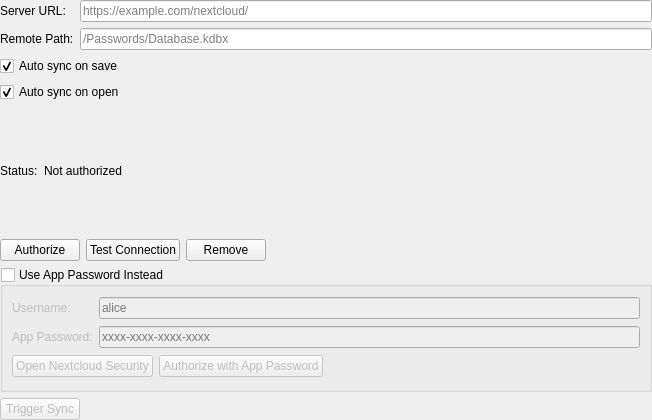
<?xml version="1.0" encoding="UTF-8"?>
<ui version="4.0">
 <class>NextcloudCloudSyncPage</class>
 <widget class="QWidget" name="NextcloudCloudSyncPage">
  <property name="geometry">
   <rect>
    <x>0</x>
    <y>0</y>
    <width>652</width>
    <height>420</height>
   </rect>
  </property>
  <layout class="QGridLayout" name="nextcloudGridLayout">
   <property name="leftMargin">
    <number>0</number>
   </property>
   <property name="topMargin">
    <number>0</number>
   </property>
   <property name="rightMargin">
    <number>0</number>
   </property>
   <property name="bottomMargin">
    <number>0</number>
   </property>
   <item row="0" column="0">
    <widget class="QLabel" name="serverBaseUrlLabel">
     <property name="text">
      <string>Server URL:</string>
     </property>
    </widget>
   </item>
   <item row="0" column="1">
    <widget class="QLineEdit" name="serverBaseUrlEdit">
     <property name="placeholderText">
      <string>https://example.com/nextcloud/</string>
     </property>
    </widget>
   </item>
   <item row="1" column="0">
    <widget class="QLabel" name="remotePathLabel">
     <property name="text">
      <string>Remote Path:</string>
     </property>
    </widget>
   </item>
   <item row="1" column="1">
    <widget class="QLineEdit" name="remotePathEdit">
     <property name="placeholderText">
      <string>/Passwords/Database.kdbx</string>
     </property>
    </widget>
   </item>
   <item row="2" column="0" colspan="2">
    <widget class="QCheckBox" name="syncOnSaveCheckBox">
     <property name="text">
      <string>Auto sync on save</string>
     </property>
     <property name="checked">
      <bool>true</bool>
     </property>
    </widget>
   </item>
   <item row="3" column="0" colspan="2">
    <widget class="QCheckBox" name="syncOnOpenCheckBox">
     <property name="text">
      <string>Auto sync on open</string>
     </property>
     <property name="checked">
      <bool>true</bool>
     </property>
    </widget>
   </item>
   <item row="4" column="0" colspan="2">
    <layout class="QHBoxLayout" name="statusLayout">
     <item>
      <widget class="QLabel" name="statusLabel">
       <property name="text">
        <string>Status:</string>
       </property>
      </widget>
     </item>
     <item>
      <widget class="QLabel" name="authStatusLabel">
       <property name="text">
        <string>Not authorized</string>
       </property>
      </widget>
     </item>
     <item>
      <spacer name="statusSpacer">
       <property name="orientation">
        <enum>Qt::Horizontal</enum>
       </property>
       <property name="sizeHint" stdset="0">
        <size>
         <width>40</width>
         <height>20</height>
        </size>
       </property>
      </spacer>
     </item>
    </layout>
   </item>
   <item row="5" column="0" colspan="2">
    <layout class="QHBoxLayout" name="buttonLayout">
     <item>
      <widget class="QPushButton" name="authorizeButton">
       <property name="text">
        <string>Authorize</string>
       </property>
      </widget>
     </item>
     <item>
      <widget class="QPushButton" name="testConnectionButton">
       <property name="text">
        <string>Test Connection</string>
       </property>
      </widget>
     </item>
     <item>
      <widget class="QPushButton" name="removeButton">
       <property name="text">
        <string>Remove</string>
       </property>
      </widget>
     </item>
     <item>
      <spacer name="buttonSpacer">
       <property name="orientation">
        <enum>Qt::Horizontal</enum>
       </property>
       <property name="sizeHint" stdset="0">
        <size>
         <width>40</width>
         <height>20</height>
        </size>
       </property>
      </spacer>
     </item>
    </layout>
   </item>
   <item row="6" column="0" colspan="2">
    <widget class="QGroupBox" name="appPasswordGroupBox">
     <property name="title">
      <string>Use App Password Instead</string>
     </property>
     <property name="checkable">
      <bool>true</bool>
     </property>
     <property name="checked">
      <bool>false</bool>
     </property>
     <layout class="QGridLayout" name="appPasswordGridLayout">
      <item row="0" column="0">
       <widget class="QLabel" name="loginNameLabel">
        <property name="text">
         <string>Username:</string>
        </property>
       </widget>
      </item>
      <item row="0" column="1">
       <widget class="QLineEdit" name="loginNameEdit">
        <property name="placeholderText">
         <string>alice</string>
        </property>
       </widget>
      </item>
      <item row="1" column="0">
       <widget class="QLabel" name="appPasswordLabel">
        <property name="text">
         <string>App Password:</string>
        </property>
       </widget>
      </item>
      <item row="1" column="1">
       <widget class="QLineEdit" name="appPasswordEdit">
        <property name="echoMode">
         <enum>QLineEdit::Password</enum>
        </property>
        <property name="placeholderText">
         <string>xxxx-xxxx-xxxx-xxxx</string>
        </property>
       </widget>
      </item>
      <item row="2" column="0" colspan="2">
       <layout class="QHBoxLayout" name="appPasswordButtonLayout">
        <item>
         <widget class="QPushButton" name="openSecurityButton">
          <property name="text">
           <string>Open Nextcloud Security</string>
          </property>
         </widget>
        </item>
        <item>
         <widget class="QPushButton" name="appPasswordAuthorizeButton">
          <property name="text">
           <string>Authorize with App Password</string>
          </property>
         </widget>
        </item>
        <item>
         <spacer name="appPasswordButtonSpacer">
          <property name="orientation">
           <enum>Qt::Horizontal</enum>
          </property>
          <property name="sizeHint" stdset="0">
           <size>
            <width>40</width>
            <height>20</height>
           </size>
          </property>
         </spacer>
        </item>
       </layout>
      </item>
     </layout>
    </widget>
   </item>
   <item row="7" column="0" colspan="2">
    <layout class="QHBoxLayout" name="triggerSyncLayout">
     <item>
      <widget class="QPushButton" name="triggerSyncButton">
       <property name="text">
        <string>Trigger Sync</string>
       </property>
       <property name="enabled">
        <bool>false</bool>
       </property>
      </widget>
     </item>
     <item>
      <spacer name="triggerSyncSpacer">
       <property name="orientation">
        <enum>Qt::Horizontal</enum>
       </property>
       <property name="sizeHint" stdset="0">
        <size>
         <width>40</width>
         <height>20</height>
        </size>
       </property>
      </spacer>
     </item>
    </layout>
   </item>
  </layout>
 </widget>
 <resources/>
 <connections/>
</ui>
